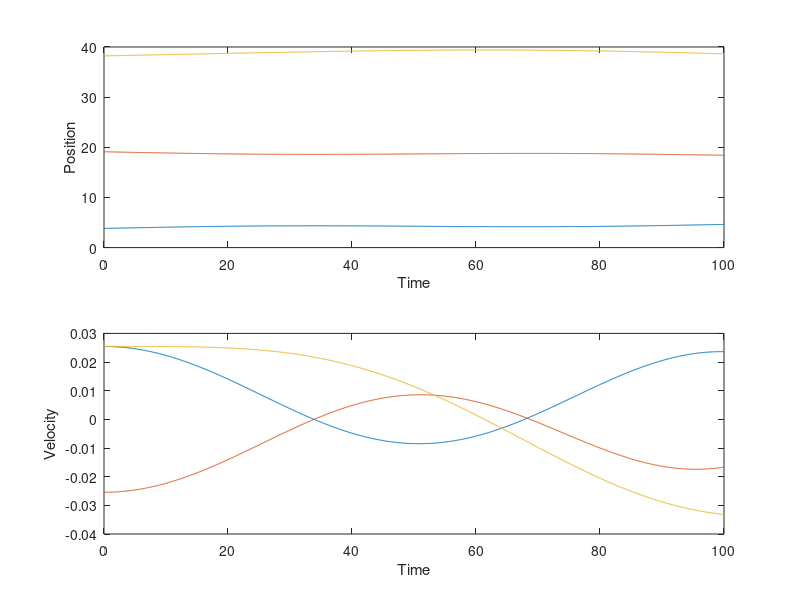
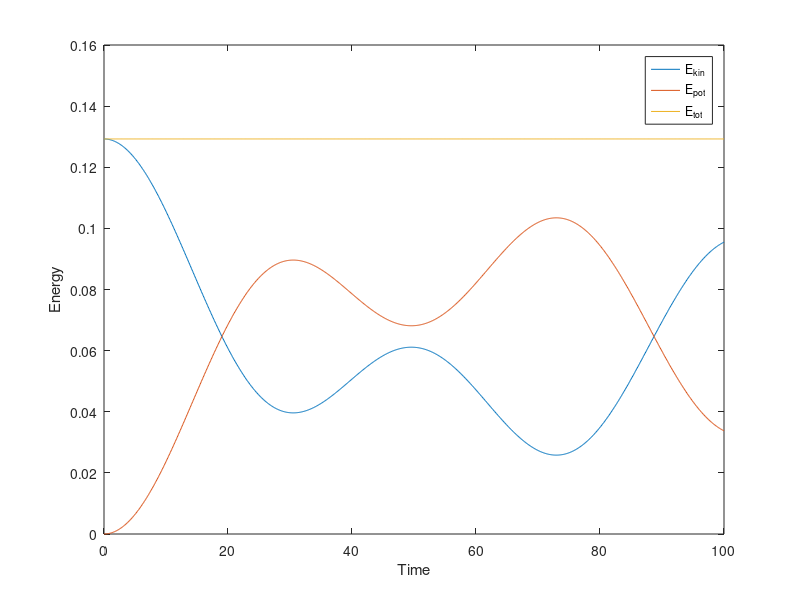

Write the MATLAB code that produced these figures, in order.
% 1D Mass-Spring system with real values
% Made by Shin, KiBeom [irgbu1209@yonsei.ac.kr]

m = 39.948;         % Mass of atom         
N = 10;        % Number of atom
k = 0.0509;         % Spring constat                  
a = 3.822;         % Distance of atoms                
dt = 0.1;      % Time                             
T = 300;       % Tempeture       
turn = 1000;   % Calcualated time
k_B = 8.617333262*10^(-5); % Boltzman constant  
v = sqrt(k_B * T / m);     % Speed              

% Set direction of each atom
direction = zeros(1, 10);
for i = 1:10
    r = randi([0 1]);
    if i > 5
        if sum(direction) == 5
            r = 0;
        end
        if sum(direction) + 10 - i < 5
            r = 1;
        end
    end
    direction(i) = r;
end
for i = 1:10
    if direction(i) == 0
        direction(i) = -1;
    end
end

% Initial condition
coordi = zeros(turn+1, N);
velo = zeros(turn+1, N);
E_kin = zeros(turn+1, 1);
E_pot = zeros(turn+1, 1);
E_tot = zeros(turn+1, 1);

coordi(1, :) = a * (1:N);                
distance = a * ones(1, 11);              
velo(1, :) = v * direction;              
accel = k * diff(distance) / m;          
E_kin(1, :) = 10 * m * v^2 /2;         
E_tot(1, :) = E_kin(1, :) + E_pot(1, :);

for i = 1:turn
    tempCoordi = coordi(i, :) + velo(i, :) * dt + dt^2 * accel / 2;
    distance = [a diff(tempCoordi) a];
    tempAccel = k * diff(distance) / m;
    tempVelo = velo(i, :) + dt * (tempAccel + accel) / 2;
    
    coordi(i+1, :) = tempCoordi;
    velo(i+1, :) = tempVelo;
    accel = tempAccel;

    E_kin(i+1, :) = sum(tempVelo.^2)*m/2;
    E_pot(i+1, :) = k*sum((distance-a).^2)/2;
    E_tot(i+1, :) = E_kin(i+1)+E_pot(i+1);
end

% Visualization
energy = [E_kin E_pot E_tot];
t = 0:dt:turn*dt;

figure(1)  % Position & Velocity
subplot(2, 1, 1)
plot(t, coordi(:, 1), t, coordi(:, 5), t, coordi(:, 10))
xlabel('Time'), ylabel('Position')
subplot(2, 1, 2)
plot(t, velo(:, 1), t, velo(:, 5), t, velo(:, 10))
xlabel('Time'), ylabel('Velocity')

figure(2)  % Energy
plot(t, energy)
xlabel('Time'), ylabel('Energy')
legend('E_{kin}', 'E_{pot}', 'E_{tot}')
